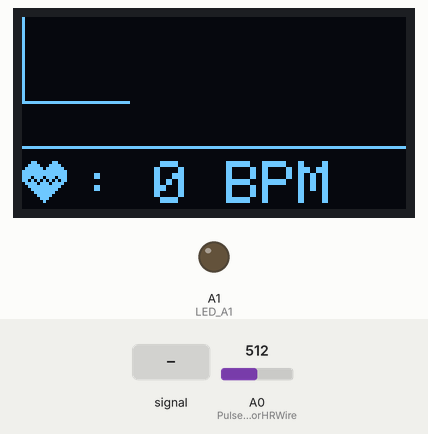
Bench run of a sketch on a simulated Arduino Uno, built with avr-gcc and run on an emulated ATmega328P. Parts: 128×64 one-colour display, output pins drawn as LEDs (lit = HIGH). Dashed ring = blinking. The test bench sets the inputs (shaded band); at power-on: A0 (PulseSensorHRWire) = 512. The display library's start-up logo is not drawn; what the sketch prints to the serial monitor is not drawn.

Above: at 5.3 s.
5.4 s: A0 (PulseSensorHRWire) fed a 200 Hz sine of ±81 counts around its level
At 7.74 s:
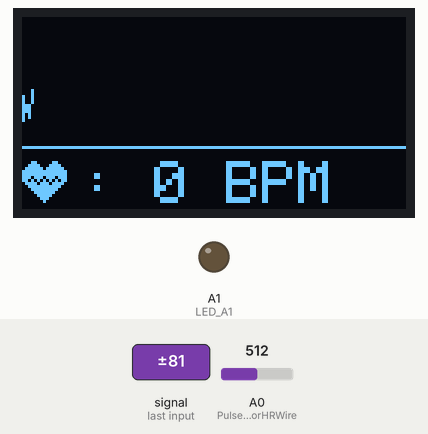
8.4 s: A0 (PulseSensorHRWire) set to 490
At 8.69 s:
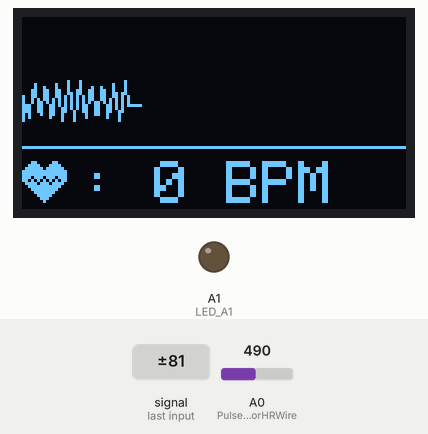
10.0 s: A0 (PulseSensorHRWire) fed a 1000 Hz sine of ±255 counts around its level
At 10.27 s:
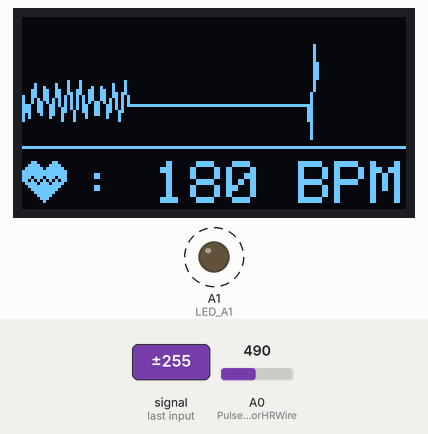
11.6 s: A0 (PulseSensorHRWire) set to 510
At 11.86 s:
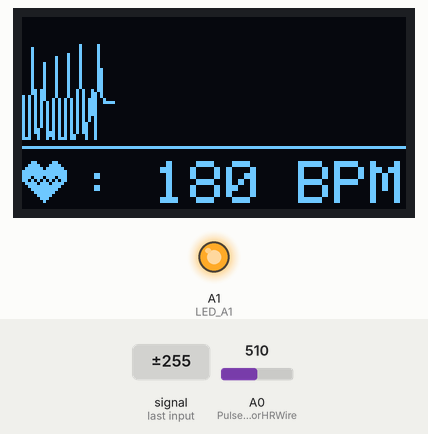
13.2 s: A0 (PulseSensorHRWire) set to 560
At 13.43 s:
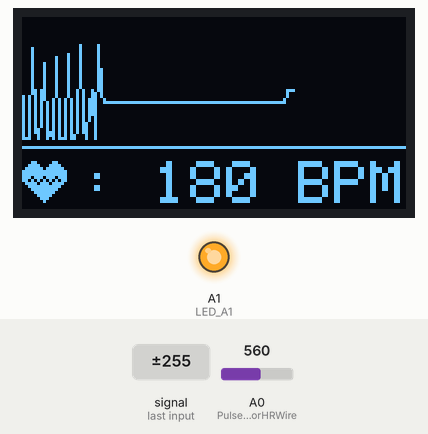
Timing chart, 0 to 15.7 s (numbered marks = the images above; inputs shaded):
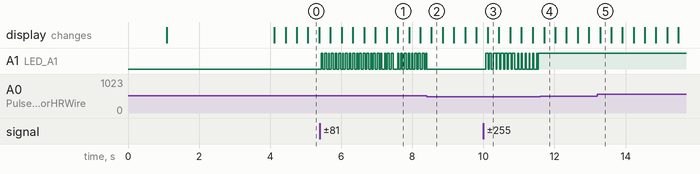

The sketch:

heart_rate_1.ino
```cpp
#include <SPI.h>
#include <Wire.h>
#include <Adafruit_GFX.h>
#include <Adafruit_SSD1306.h>
#define SCREEN_WIDTH 128
#define SCREEN_HEIGHT 64
#define OLED_RESET     -1
Adafruit_SSD1306 display(SCREEN_WIDTH, SCREEN_HEIGHT, &Wire, OLED_RESET);
unsigned long previousMillisGetHR = 0;
unsigned long previousMillisResultHR = 0;
const long intervalGetHR = 20;
const long intervalResultHR = 10000;
int PulseSensorSignal;
const int PulseSensorHRWire = 0;
const int LED_A1 = A1;
int UpperThreshold = 550;
int LowerThreshold = 500;
int cntHB = 0;
boolean ThresholdStat = true;

int BPMval = 0;
int x=0;
int y=0;
int lastx=0;
int lasty=0;
const unsigned char Heart_Icon [] PROGMEM = {
  0x00, 0x00, 0x18, 0x30, 0x3c, 0x78, 0x7e, 0xfc, 0xff, 0xfe, 0xff, 0xfe, 0xee, 0xee, 0xd5, 0x56,
  0x7b, 0xbc, 0x3f, 0xf8, 0x1f, 0xf0, 0x0f, 0xe0, 0x07, 0xc0, 0x03, 0x80, 0x01, 0x00, 0x00, 0x00
};
void setup() {
  pinMode(LED_A1,OUTPUT);
  Serial.begin(9600);
  if(!display.begin(SSD1306_SWITCHCAPVCC, 0x3C)) {
    Serial.println(F("SSD1306 allocation failed"));
    for(;;); \
  }
  display.display();
  delay(1000);
  display.clearDisplay();
  display.setTextSize(1);
  display.setTextColor(WHITE);
  display.setCursor(0, 12);
  display.print("     Please wait");
  display.setCursor(0, 22);
  display.print("     10  seconds");
  display.setCursor(0, 32);
  display.print("       to get");
  display.setCursor(0, 42);
  display.print(" the Heart Rate value");
  display.display();
  delay(3000);
  display.clearDisplay();
  display.drawBitmap(0, 47, Heart_Icon, 16, 16, WHITE);
  display.drawLine(0, 43, 127, 43, WHITE);
  display.setTextSize(2);
  display.setTextColor(WHITE);
  display.setCursor(20, 48);
  display.print(": 0 BPM");
  display.display();
  Serial.println();
  Serial.println("Please wait 10 seconds to get the BPM Value");
}
void loop() {
  GetHeartRate();
}
void GetHeartRate() {
  unsigned long currentMillisGetHR = millis();
  if (currentMillisGetHR - previousMillisGetHR >= intervalGetHR) {
    previousMillisGetHR = currentMillisGetHR;
    PulseSensorSignal = analogRead(PulseSensorHRWire);
    if (PulseSensorSignal > UpperThreshold && ThresholdStat == true) {
      cntHB++;
      ThresholdStat = false;
      digitalWrite(LED_A1,HIGH);
    }
    if (PulseSensorSignal < LowerThreshold) {
      ThresholdStat = true;
      digitalWrite(LED_A1,LOW);
    }
    DrawGraph();
  }
  unsigned long currentMillisResultHR = millis();
  if (currentMillisResultHR - previousMillisResultHR >= intervalResultHR) {
    previousMillisResultHR = currentMillisResultHR;
    BPMval = cntHB * 6;
    Serial.print("BPM : ");
    Serial.println(BPMval);
    display.fillRect(20, 48, 108, 18, BLACK);
    display.drawBitmap(0, 47, Heart_Icon, 16, 16, WHITE);
    display.drawLine(0, 43, 127, 43, WHITE);
    display.setTextSize(2);
    display.setTextColor(WHITE);
    display.setCursor(20, 48);
    display.print(": ");
    display.print(BPMval);
    display.print(" BPM");
    display.display();
    cntHB = 0;
  }
}
void DrawGraph() {
  if (x > 127) {
    display.fillRect(0, 0, 128, 42, BLACK);
    x = 0;
    lastx = 0;
  }
  int ySignal = PulseSensorSignal;
  if (ySignal > 850) ySignal = 850;
  if (ySignal < 350) ySignal = 350;
  int ySignalMap = map(ySignal, 350, 850, 0, 40);
  y = 40 - ySignalMap;
  display.writeLine(lastx,lasty,x,y,WHITE);
  display.display();
  lastx = x;
  lasty = y;
   x++;
}
```

Measured:
- after the input at 5.4 s, A1 (LED_A1): goes 20 × (HIGH 0.05 s, LOW 0.05 s), HIGH 0.05 s, LOW 0.13 s, 8 × (HIGH 0.03 s, LOW 0.05 s), then HIGH, starting at once
- after the input at 8.4 s, A1 (LED_A1): goes on until 8.4 s, then stays LOW
- after the input at 10.0 s, A1 (LED_A1): alternates HIGH for 0.07 s and LOW for 0.04 s, starting after 0.06 s
- after the input at 11.6 s, A1 (LED_A1): stops changing and stays HIGH
